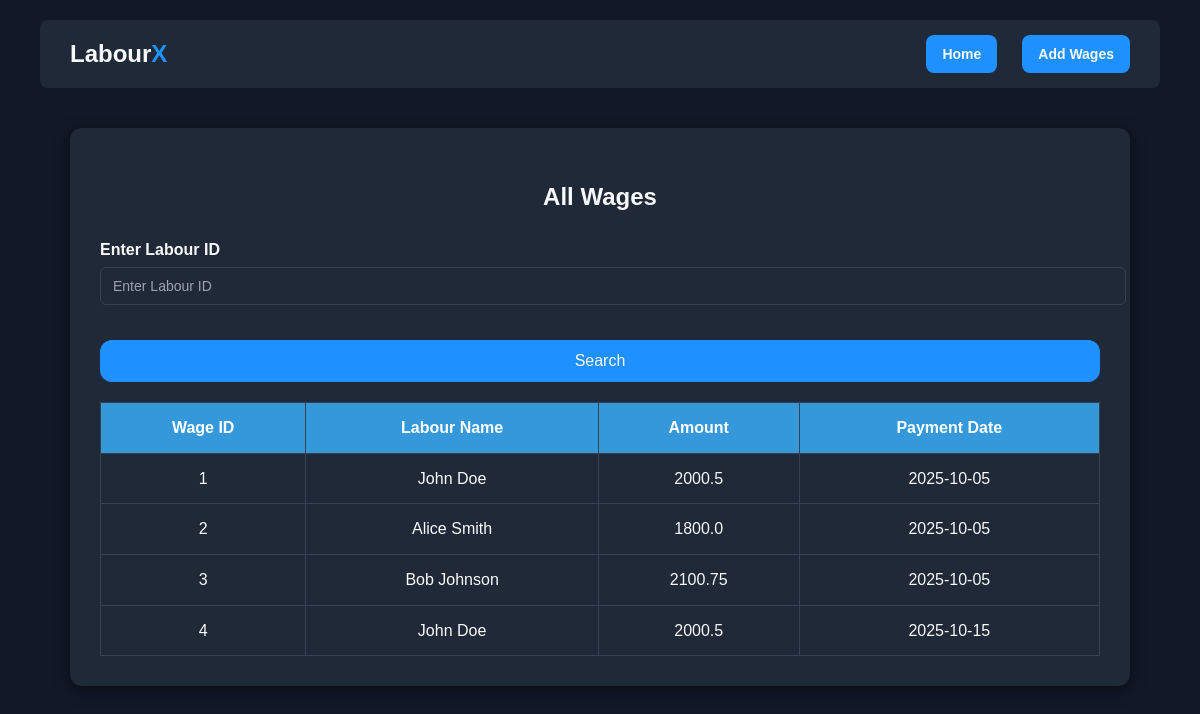
Screenshot of /view_wages (signed in) with the database file from the repository.
### tables this page shows
CREATE TABLE wages (
    wage_id INTEGER PRIMARY KEY AUTOINCREMENT,
    labour_id INTEGER,
    amount REAL,
    payment_date DATE DEFAULT (DATE('now')),
    FOREIGN KEY (labour_id) REFERENCES labour(labour_id) ON DELETE CASCADE
);

CREATE TABLE labour (
    labour_id INTEGER PRIMARY KEY AUTOINCREMENT,
    name TEXT NOT NULL,
    gender TEXT,
    age INTEGER,
    contact TEXT,
    address TEXT,
    skill TEXT,
    join_date DATE DEFAULT (DATE('now'))
);

### app.py (the view)
@app.route("/view_wages", methods=["GET"])
@login_required
def view_wages():
    db = get_db()
    labour_id = request.args.get("labour_id")
    try:
        if labour_id:
            wages = db.execute("""
                SELECT w.wage_id, l.name AS labour_name, w.amount, w.payment_date
                FROM wages w
                JOIN labour l ON w.labour_id = l.labour_id
                WHERE w.labour_id = ?
            """, (labour_id,)).fetchall()
        else:
            wages = db.execute("""
                SELECT w.wage_id, l.name AS labour_name, w.amount, w.payment_date
                FROM wages w
                JOIN labour l ON w.labour_id = l.labour_id
            """).fetchall()
    except sqlite3.Error as e:
        return render_template("error.html", message="Error loading wages: " + str(e))
    return render_template("view_wages.html", wages=wages)

### app.py (called while the page is built)
def get_db():
    if 'db' not in g:
        g.db = sqlite3.connect(config.DATABASE_PATH)
        g.db.row_factory = sqlite3.Row  # access columns by name
    return g.db

def login_required(f):
    @wraps(f)
    def decorated_function(*args, **kwargs):
        if "admin_id" not in session:
            flash("Please log in first.", "warning")
            return redirect(url_for("login"))
        return f(*args, **kwargs)
    return decorated_function

### templates/view_wages.html (shortened to what this page needs)
<!DOCTYPE html>
<html lang="en">
<head>
    <link rel="stylesheet" href="{{ url_for('static', filename='css/style.css') }}">
    <link rel="stylesheet" href="{{ url_for('static', filename='css/view_wages.css') }}">
</head>
<body>
    <div class="main-content">
        <header class="header">
            <div class="logo">
                <h2>Labour<span>X</span></h2>
            </div>
            <div class="user-actions">
                <a href="{{ url_for('home') }}" class="btn primary">Home</a>
                <a href="{{ url_for('add_wages') }}" class="btn primary">Add Wages</a>
            </div>
        </header>
        <div class="content">
            <h2>All Wages</h2>
            <form class="search-form" action="/view_wages" method="GET">
                <label for="search">Enter Labour ID</label>
                <div class="input-group">
                    <input type="text" name="labour_id" placeholder="Enter Labour ID" required>
                </div>
                <button type="submit" class="btn primary">Search</button>
            </form>
            {% if wages %}
            <table class="wages-table">
                <thead>
                    <tr>
                        <th>Wage ID</th>
                        <th>Labour Name</th>
                        <th>Amount</th>
                        <th>Payment Date</th>
                    </tr>
                </thead>
                <tbody>
                    {% for wage in wages %}
                    <tr>
                        <td>{{ wage.wage_id }}</td>
                        <td>{{ wage.labour_name }}</td>
                        <td>{{ wage.amount }}</td>
                        <td>{{ wage.payment_date }}</td>
                    </tr>
                    {% endfor %}
                </tbody>
            </table>
            {% else %}
                <p class="error">No wages recorded yet.</p>
            {% endif %}
        </div>
    </div>
</body>
</html>

### static/css/style.css (style rules this page uses)
.header { display: flex; justify-content: space-between; align-items: center; padding: 15px 30px; background-color: var(--primary-color); border-radius: 8px; margin-bottom: 20px; }
.header .logo h2 { margin: 0; color: var(--text-color); }
.header .user-actions { display: flex; gap: 15px; align-items: center; }
.header .user-actions .btn { padding: 8px 16px; border-radius: 8px; text-decoration: none; font-weight: 600; font-size: 14px; }
:root { --primary-color: #2E3A59; --accent-color: #3B82F6; --highlight-color: #06B6D4; --background-color: #111827; --text-color: #E5E7EB; --text-muted: #A1A1AA; --box-shadow: 0 4px 15px rgba(0,0,0,0.5); }
body { margin: 0; font-family: "Poppins", Arial, sans-serif; background-color: var(--background-color); color: var(--text-color); line-height: 1.6; }
a { color: var(--accent-color); text-decoration: none; }
.header { display: flex; justify-content: flex-end; align-items: center; padding: 15px 30px; background-color: var(--primary-color); border-radius: 8px; margin-bottom: 20px; }
.header .logo h2 { color: var(--text-color); margin: 0; }
.header .logo span { color: var(--accent-color); }
.header .user-actions a.btn { margin-left: 10px; }
.btn { display: inline-block; padding: 10px 20px; border-radius: 6px; font-weight: 500; font-size: 16px; cursor: pointer; text-decoration: none; transition: all 0.3s ease; border: none; }
.btn.primary { background-color: var(--accent-color); color: var(--text-color); }
.main-content { padding: 20px 40px; }
.content, .card { background-color: #1F2937; padding: 30px 40px; border-radius: 12px; box-shadow: var(--box-shadow); max-width: 800px; margin: 40px auto; text-align: center; }
.content h1, .content h2, .content h3 { margin-bottom: 20px; }
form label { display: block; margin: 10px 0 5px 0; color: var(--text-muted); }
form input, form select, form textarea { width: 100%; padding: 10px 12px; border: 1px solid #374151; border-radius: 6px; margin-bottom: 15px; font-size: 14px; background-color: #1F2937; color: var(--text-color); }
form input::placeholder { color: #9CA3AF; }

### static/css/view_wages.css (style rules this page uses)
:root { --text-color: #F9FAFB; --header-bg: #1F2937; --primary-color: #1E40AF; --accent-color: #1E90FF; --highlight-color: #3B82F6; --table-header-bg: #3498db; --table-border: #374151; --container-bg: #1F2937; --table-row-even: #1F2937; --table-row-hover: #374151; }
.header { background-color: var(--header-bg); display: flex; justify-content: space-between; align-items: center; padding: 15px 30px; border-radius: 8px; margin-bottom: 20px; color: var(--text-color); }
.content { background-color: var(--container-bg); padding: 30px; border-radius: 12px; box-shadow: 0 4px 15px rgba(0,0,0,0.5); max-width: 1000px; margin: 40px auto; }
h2 { text-align: center; margin-bottom: 25px; color: var(--text-color); }
.search-form { margin-bottom: 20px; text-align: left; }
.search-form label { display: block; font-weight: bold; color: var(--text-color); margin-bottom: 5px; text-align: left; }
.search-form .input-group { display: flex; flex-direction: column; gap: 10px; margin-top: 0; align-items: flex-start; }
.search-form input { width: 100%; }
.search-form button { margin-top: 10px; width: auto; }
.wages-table { width: 100%; border-collapse: collapse; margin-top: 20px; }
.wages-table th, .wages-table td { padding: 12px 15px; border: 1px solid var(--table-border); text-align: center; color: var(--text-color); }
.wages-table th { background-color: var(--table-header-bg); color: #fff; font-weight: bold; }
.wages-table td { background-color: var(--table-row-even); }
.wages-table tr:nth-child(even) { background-color: var(--table-row-even); }
button.btn.primary { margin-top: 20px; width: 100%; padding: 12px; background-color: var(--accent-color); color: var(--text-color); border: none; border-radius: 12px; cursor: pointer; font-size: 16px; transition: all 0.3s ease; }

### rows the page displays
wages: wage_id "1", labour_name "John Doe", amount "2000.5", payment_date "2025-10-05"
wages: wage_id "2", labour_name "Alice Smith", amount "1800.0", payment_date "2025-10-05"
wages: wage_id "3", labour_name "Bob Johnson", amount "2100.75", payment_date "2025-10-05"
wages: wage_id "4", labour_name "John Doe", amount "2000.5", payment_date "2025-10-15"
